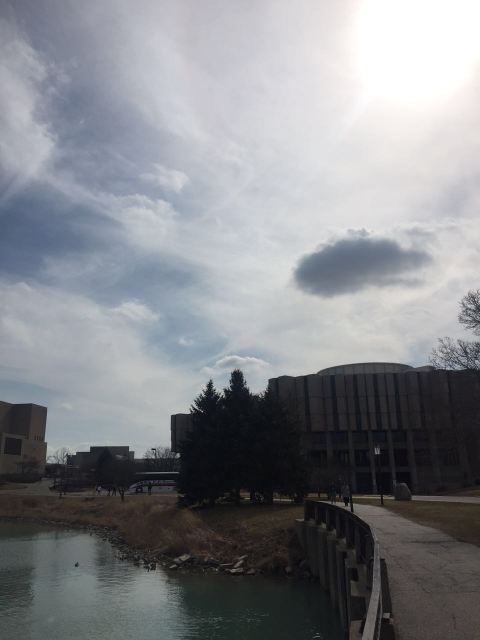
%> input picture im3.jpg, 960 x 1280 px (shown at 1/2 size)
$ octave imagestitch.m   (GNU Octave 9; MATLAB toolbox functions it lacks are replaced by stand-ins)
%> lines starting %> are read from the running program, lines starting %| are printed output that depends on the picture
### match.m
function [m1,m2]=match(Iorign,Iorign2)
image(Iorign);
I=single(rgb2gray(Iorign));
image(Iorign2);
I2=single(rgb2gray(Iorign2));
[F1,D1]=vl_sift(I);
[F2,D2]=vl_sift(I2);
% [21 lines of commented-out code are left out]
[matches,scores]=vl_ubcmatch(D1,D2);
m1=F1(1:2,matches(1,:));
m2=F2(1:2,matches(2,:));
% m2(1,:)=m2(1,:)+size(I,2)*ones(1,size(m2,2));
X=[m1(1,:);m2(1,:)];
Y=[m1(2,:);m2(2,:)];
% [6 lines of commented-out code are left out]
end

### imagestitch.m
clc;
clear all;
im1 = imread('im3.jpg');
%> im1 is the input picture: size 1280x960x3 uint8; mean R, G, B 131.8, 134.1, 138.4
im2 = imread('im4.jpg');
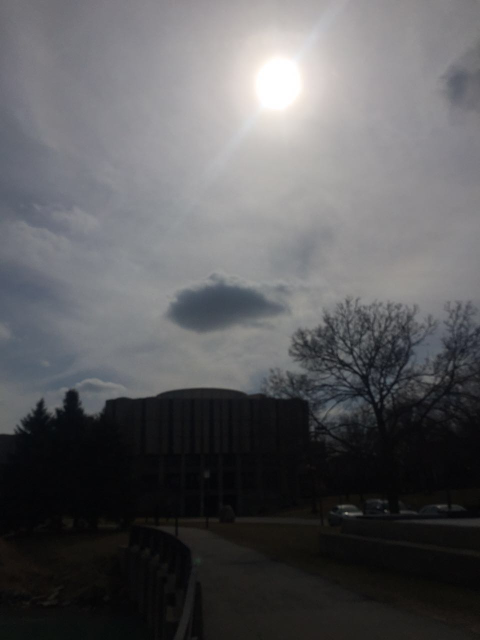
%> input picture im4.jpg, 960 x 1280 px (shown at 1/2 size)
%> im2 is the input picture: size 1280x960x3 uint8; mean R, G, B 91.4, 91.4, 93.6
im1 = imresize(im1,0.5);
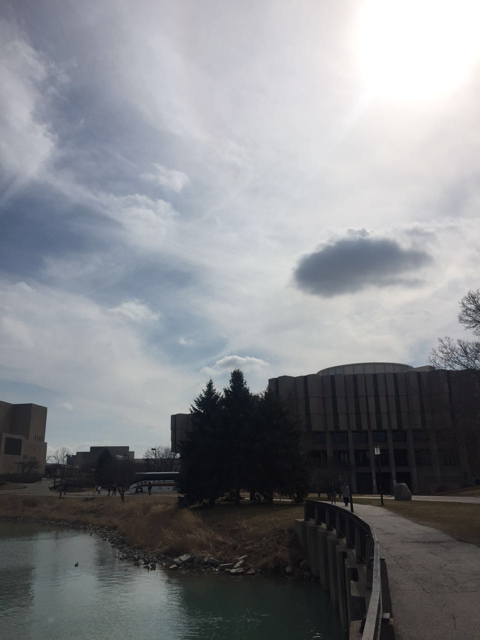
%> im1: size 640x480x3 uint8; mean R, G, B 131.8, 134.1, 138.4
im2 = imresize(im2,0.5);
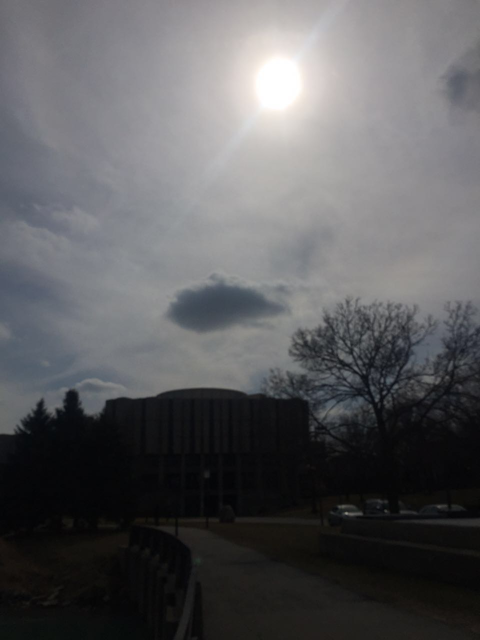
%> im2: size 640x480x3 uint8; mean R, G, B 91.4, 91.4, 93.6
a = [size(im1,1), size(im1,2)];
%> a = [640 480]
im2 = imresize(im2,a);

% [24 lines of commented-out code are left out]
[m1,m2] = match(im1, im2);
%> in match, `I=single(rgb2gray(Iorign));`:
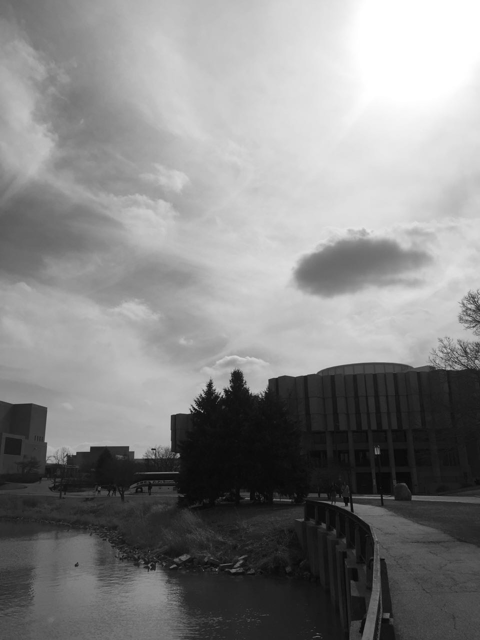
%> I: size 640x480 single; min 7, max 255, mean 133.9
%> the run ends on the next line
